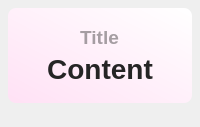
<?xml version="1.0" encoding="UTF-8"?>
<ui version="4.0">
 <class>Form</class>
 <widget class="QWidget" name="Form">
  <property name="geometry">
   <rect>
    <x>0</x>
    <y>0</y>
    <width>200</width>
    <height>127</height>
   </rect>
  </property>
  <property name="minimumSize">
   <size>
    <width>0</width>
    <height>0</height>
   </size>
  </property>
  <property name="maximumSize">
   <size>
    <width>16777215</width>
    <height>65536</height>
   </size>
  </property>
  <property name="windowTitle">
   <string>基本组件</string>
  </property>
  <layout class="QHBoxLayout" name="horizontalLayout">
   <property name="spacing">
    <number>22</number>
   </property>
   <property name="leftMargin">
    <number>8</number>
   </property>
   <property name="topMargin">
    <number>8</number>
   </property>
   <property name="rightMargin">
    <number>8</number>
   </property>
   <property name="bottomMargin">
    <number>24</number>
   </property>
   <item>
    <widget class="QFrame" name="backgnd">
     <property name="styleSheet">
      <string notr="true">background-color: qlineargradient(spread:pad, x1:0, y1:1, x2:1, y2:0, stop:0 rgba(255, 225, 245, 255), stop:1 rgba(255, 255, 255, 255));
border-radius: 8px</string>
     </property>
     <property name="frameShape">
      <enum>QFrame::StyledPanel</enum>
     </property>
     <property name="frameShadow">
      <enum>QFrame::Raised</enum>
     </property>
     <layout class="QVBoxLayout" name="verticalLayout">
      <property name="spacing">
       <number>0</number>
      </property>
      <property name="topMargin">
       <number>14</number>
      </property>
      <property name="bottomMargin">
       <number>14</number>
      </property>
      <item>
       <layout class="QHBoxLayout" name="titleLayout">
        <item>
         <widget class="QLabel" name="title">
          <property name="sizePolicy">
           <sizepolicy hsizetype="Maximum" vsizetype="Maximum">
            <horstretch>0</horstretch>
            <verstretch>0</verstretch>
           </sizepolicy>
          </property>
          <property name="font">
           <font>
            <family>Microsoft YaHei UI</family>
            <pointsize>14</pointsize>
            <weight>75</weight>
            <bold>true</bold>
           </font>
          </property>
          <property name="styleSheet">
           <string notr="true">color: rgba(0, 0, 0, 90);
background-color: rgba(255, 255, 255, 0);
font-weight: bold;</string>
          </property>
          <property name="text">
           <string>Title</string>
          </property>
          <property name="textFormat">
           <enum>Qt::PlainText</enum>
          </property>
          <property name="alignment">
           <set>Qt::AlignCenter</set>
          </property>
         </widget>
        </item>
       </layout>
      </item>
      <item>
       <layout class="QHBoxLayout" name="contentLayout">
        <item>
         <widget class="QLabel" name="content">
          <property name="sizePolicy">
           <sizepolicy hsizetype="Maximum" vsizetype="Maximum">
            <horstretch>0</horstretch>
            <verstretch>0</verstretch>
           </sizepolicy>
          </property>
          <property name="font">
           <font>
            <family>Microsoft YaHei UI</family>
            <pointsize>21</pointsize>
            <weight>75</weight>
            <bold>true</bold>
           </font>
          </property>
          <property name="styleSheet">
           <string notr="true">border: none;
color: rgba(37, 37, 37, 255);
font-weight: bold;
background-color: rgba(255, 255, 255, 0);</string>
          </property>
          <property name="text">
           <string>Content</string>
          </property>
          <property name="textFormat">
           <enum>Qt::PlainText</enum>
          </property>
          <property name="alignment">
           <set>Qt::AlignCenter</set>
          </property>
         </widget>
        </item>
       </layout>
      </item>
     </layout>
    </widget>
   </item>
  </layout>
 </widget>
 <resources/>
 <connections/>
</ui>
